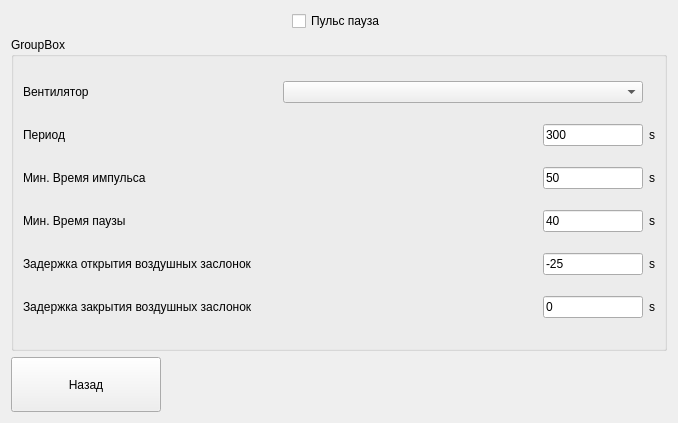
<?xml version="1.0" encoding="UTF-8"?>
<ui version="4.0">
 <class>VentilationPWMConfigFrame</class>
 <widget class="QWidget" name="VentilationPWMConfigFrame">
  <property name="geometry">
   <rect>
    <x>0</x>
    <y>0</y>
    <width>678</width>
    <height>423</height>
   </rect>
  </property>
  <property name="windowTitle">
   <string>Form</string>
  </property>
  <layout class="QGridLayout" name="gridLayout">
   <item row="0" column="0">
    <spacer name="horizontalSpacer_2">
     <property name="orientation">
      <enum>Qt::Horizontal</enum>
     </property>
     <property name="sizeHint" stdset="0">
      <size>
       <width>40</width>
       <height>20</height>
      </size>
     </property>
    </spacer>
   </item>
   <item row="0" column="1">
    <widget class="QCheckBox" name="chkEnablePWM">
     <property name="text">
      <string>Пульс пауза</string>
     </property>
    </widget>
   </item>
   <item row="0" column="2">
    <spacer name="horizontalSpacer_3">
     <property name="orientation">
      <enum>Qt::Horizontal</enum>
     </property>
     <property name="sizeHint" stdset="0">
      <size>
       <width>40</width>
       <height>20</height>
      </size>
     </property>
    </spacer>
   </item>
   <item row="1" column="0" colspan="3">
    <widget class="QGroupBox" name="groupBox">
     <property name="sizePolicy">
      <sizepolicy hsizetype="Preferred" vsizetype="Expanding">
       <horstretch>0</horstretch>
       <verstretch>0</verstretch>
      </sizepolicy>
     </property>
     <property name="title">
      <string>GroupBox</string>
     </property>
     <layout class="QGridLayout" name="gridLayout_2">
      <item row="4" column="2">
       <widget class="QLineEdit" name="txtOpenDelay">
        <property name="maximumSize">
         <size>
          <width>100</width>
          <height>16777215</height>
         </size>
        </property>
        <property name="text">
         <string>-25</string>
        </property>
       </widget>
      </item>
      <item row="0" column="0">
       <widget class="QLabel" name="label">
        <property name="text">
         <string>Вентилятор</string>
        </property>
       </widget>
      </item>
      <item row="5" column="2">
       <widget class="QLineEdit" name="txtCloseDelay">
        <property name="maximumSize">
         <size>
          <width>100</width>
          <height>16777215</height>
         </size>
        </property>
        <property name="text">
         <string>0</string>
        </property>
       </widget>
      </item>
      <item row="2" column="0" colspan="2">
       <widget class="QLabel" name="label_3">
        <property name="text">
         <string>Мин. Время импульса</string>
        </property>
       </widget>
      </item>
      <item row="5" column="0" colspan="2">
       <widget class="QLabel" name="label_6">
        <property name="text">
         <string>Задержка закрытия воздушных заслонок</string>
        </property>
        <property name="wordWrap">
         <bool>true</bool>
        </property>
       </widget>
      </item>
      <item row="1" column="0">
       <widget class="QLabel" name="label_2">
        <property name="text">
         <string>Период</string>
        </property>
       </widget>
      </item>
      <item row="4" column="0" colspan="2">
       <widget class="QLabel" name="label_5">
        <property name="text">
         <string>Задержка открытия воздушных заслонок</string>
        </property>
        <property name="wordWrap">
         <bool>true</bool>
        </property>
       </widget>
      </item>
      <item row="1" column="2">
       <widget class="QLineEdit" name="txtPeriod">
        <property name="maximumSize">
         <size>
          <width>100</width>
          <height>16777215</height>
         </size>
        </property>
        <property name="inputMask">
         <string/>
        </property>
        <property name="text">
         <string>300</string>
        </property>
       </widget>
      </item>
      <item row="3" column="2">
       <widget class="QLineEdit" name="txtMinPause">
        <property name="maximumSize">
         <size>
          <width>100</width>
          <height>16777215</height>
         </size>
        </property>
        <property name="text">
         <string>40</string>
        </property>
       </widget>
      </item>
      <item row="0" column="1" colspan="2">
       <widget class="QComboBox" name="cboSelectFan"/>
      </item>
      <item row="2" column="2">
       <widget class="QLineEdit" name="txtMinPulse">
        <property name="maximumSize">
         <size>
          <width>100</width>
          <height>16777215</height>
         </size>
        </property>
        <property name="text">
         <string>50</string>
        </property>
       </widget>
      </item>
      <item row="3" column="0" colspan="2">
       <widget class="QLabel" name="label_4">
        <property name="text">
         <string>Мин. Время паузы</string>
        </property>
       </widget>
      </item>
      <item row="1" column="3">
       <widget class="QLabel" name="label_7">
        <property name="sizePolicy">
         <sizepolicy hsizetype="Maximum" vsizetype="Preferred">
          <horstretch>0</horstretch>
          <verstretch>0</verstretch>
         </sizepolicy>
        </property>
        <property name="text">
         <string>s</string>
        </property>
       </widget>
      </item>
      <item row="2" column="3">
       <widget class="QLabel" name="label_8">
        <property name="sizePolicy">
         <sizepolicy hsizetype="Maximum" vsizetype="Preferred">
          <horstretch>0</horstretch>
          <verstretch>0</verstretch>
         </sizepolicy>
        </property>
        <property name="text">
         <string>s</string>
        </property>
       </widget>
      </item>
      <item row="3" column="3">
       <widget class="QLabel" name="label_9">
        <property name="sizePolicy">
         <sizepolicy hsizetype="Maximum" vsizetype="Preferred">
          <horstretch>0</horstretch>
          <verstretch>0</verstretch>
         </sizepolicy>
        </property>
        <property name="text">
         <string>s</string>
        </property>
       </widget>
      </item>
      <item row="4" column="3">
       <widget class="QLabel" name="label_10">
        <property name="sizePolicy">
         <sizepolicy hsizetype="Maximum" vsizetype="Preferred">
          <horstretch>0</horstretch>
          <verstretch>0</verstretch>
         </sizepolicy>
        </property>
        <property name="text">
         <string>s</string>
        </property>
       </widget>
      </item>
      <item row="5" column="3">
       <widget class="QLabel" name="label_11">
        <property name="sizePolicy">
         <sizepolicy hsizetype="Maximum" vsizetype="Preferred">
          <horstretch>0</horstretch>
          <verstretch>0</verstretch>
         </sizepolicy>
        </property>
        <property name="text">
         <string>s</string>
        </property>
       </widget>
      </item>
     </layout>
    </widget>
   </item>
   <item row="2" column="0" colspan="3">
    <layout class="QHBoxLayout" name="horizontalLayout">
     <property name="sizeConstraint">
      <enum>QLayout::SetMinimumSize</enum>
     </property>
     <item>
      <widget class="QPushButton" name="btnReturn">
       <property name="minimumSize">
        <size>
         <width>150</width>
         <height>55</height>
        </size>
       </property>
       <property name="maximumSize">
        <size>
         <width>150</width>
         <height>55</height>
        </size>
       </property>
       <property name="text">
        <string>Назад</string>
       </property>
       <property name="icon">
        <iconset resource="../../Resources.qrc">
         <normaloff>:/Images/return.png</normaloff>:/Images/return.png</iconset>
       </property>
       <property name="iconSize">
        <size>
         <width>42</width>
         <height>42</height>
        </size>
       </property>
      </widget>
     </item>
     <item>
      <spacer name="horizontalSpacer">
       <property name="orientation">
        <enum>Qt::Horizontal</enum>
       </property>
       <property name="sizeHint" stdset="0">
        <size>
         <width>40</width>
         <height>20</height>
        </size>
       </property>
      </spacer>
     </item>
    </layout>
   </item>
  </layout>
 </widget>
 <resources>
  <include location="../../Resources.qrc"/>
 </resources>
 <connections/>
</ui>
